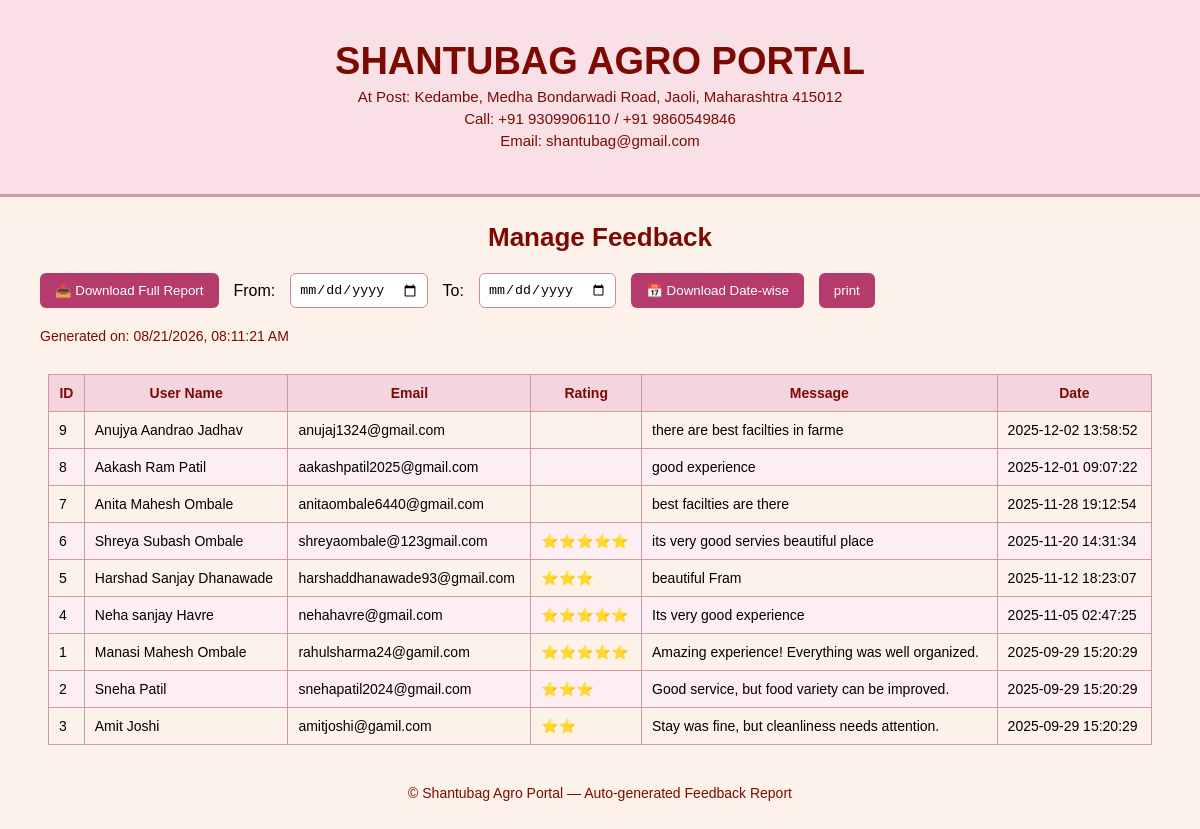
Page /admin_feedback.php on the committed database.
### tables this page shows
CREATE TABLE `feedback` (
  `id` int(11) NOT NULL,
  `name` varchar(100) NOT NULL,
  `email` varchar(150) NOT NULL,
  `subject` varchar(255) DEFAULT NULL,
  `rating` enum('Excellent','Good','Average','Poor') NOT NULL,
  `message` text NOT NULL,
  `created_at` timestamp NOT NULL DEFAULT current_timestamp()
);

### admin_feedback.php (the view, shortened to what this page needs)
<?php
$conn = new mysqli("localhost", "root", "", "shantubag_db", 3307);
$sql = "SELECT * FROM feedback ORDER BY created_at DESC";
$result = $conn->query($sql);
function ratingToStars($ratingText) {
    $map = ['Poor'=>1,'Average'=>2,'Good'=>3,'Very Good'=>4,'Excellent'=>5];
    return str_repeat('⭐', $map[$ratingText] ?? 0);
}
?>
<!DOCTYPE html>
<html lang="en">
<head>
</head>
<body>
<div class="header">
    <h1>SHANTUBAG AGRO PORTAL</h1>
    <p>At Post: Kedambe, Medha Bondarwadi Road, Jaoli, Maharashtra 415012</p>
    <p>Call: +91 9309906110 / +91 9860549846</p>
    <p>Email: shantubag@gmail.com</p>
</div>
<div class="title">Manage Feedback</div>
<div class="controls">
    <button class="btn" onclick="downloadPDF()">📥 Download Full Report</button>
    <label>From:</label>
    <input type="date" id="fromDate">
    <label>To:</label>
    <input type="date" id="toDate">
    <button class="btn" onclick="downloadDatePDF()">📅 Download Date-wise</button>
    <button class="btn" onclick="print()"> print</button>
</div>
<div class="info">
    Generated on: <?= date("m/d/Y, h:i:s A") ?>
</div>
<div class="table-container">
<table id="feedbackTable">
    <thead>
        <tr>
            <th>ID</th>
            <th>User Name</th>
            <th>Email</th>
            <th>Rating</th>
            <th>Message</th>
            <th>Date</th>
        </tr>
    </thead>
    <tbody>
        <?php while ($row = $result->fetch_assoc()) { ?>
            <tr>
                <td><?= $row["id"] ?></td>
                <td><?= htmlspecialchars($row["name"]) ?></td>
                <td><?= htmlspecialchars($row["email"]) ?></td>
                <td><?= ratingToStars($row["rating"]) ?></td>
                <td><?= nl2br(htmlspecialchars($row["message"])) ?></td>
                <td><?= $row["created_at"] ?></td>
            </tr>
        <?php } ?>
    </tbody>
</table>
</div>
<footer>© Shantubag Agro Portal — Auto-generated Feedback Report</footer>
</body>
</html>

### admin_feedback.php (style rules this page uses)
body { background: #fdf2e9; font-family: Arial, sans-serif; margin: 0; }
.header { background: #f8e0e6; padding: 40px; text-align: center; color: #7c0a02; border-bottom: 3px solid #d29aa6; }
.header h1 { margin: 0; font-size: 38px; font-weight: bold; }
.header p { margin: 5px 0; font-size: 15px; }
.title { text-align: center; font-size: 26px; margin-top: 25px; color: #7c0a02; font-weight: bold; }
.info { margin-left: 40px; margin-top: 20px; color: #7c0a02; font-size: 14px; }
.table-container { width: 92%; margin: 30px auto; }
table { width: 100%; border-collapse: collapse; font-size: 14px; }
th { background: #f3d4df; border: 1px solid #d09aa4; color: #7c0a02; padding: 10px; font-weight: bold; }
td { border: 1px solid #d09aa4; padding: 10px; }
tr:nth-child(even) { background: #fdeef4; }
footer { text-align: center; margin: 40px 0; color: #7c0a02; font-size: 14px; }
.controls { margin: 20px 40px; display: flex; gap: 15px; flex-wrap: wrap; align-items: center; }
input[type=date] { padding: 8px; border: 1px solid #c98b9a; border-radius: 6px; }
.btn { background: #b43b6b; color: white; padding: 10px 15px; border-radius: 6px; border: none; cursor: pointer; }

### rows in the picture
feedback: id "9", name "Anujya Aandrao Jadhav", email "anujaj1324@gmail.com", message "there are best facilties in farme", created_at "2025-12-02 13:58:52"
feedback: id "8", name "Aakash Ram Patil", email "aakashpatil2025@gmail.com", message "good experience", created_at "2025-12-01 09:07:22"
feedback: id "7", name "Anita Mahesh Ombale", email "anitaombale6440@gmail.com", message "best facilties are there", created_at "2025-11-28 19:12:54"
feedback: id "6", name "Shreya Subash Ombale", email "shreyaombale@123gmail.com", rating "⭐⭐⭐⭐⭐", message "its very good servies beautiful place", created_at "2025-11-20 14:31:34"
feedback: id "5", name "Harshad Sanjay Dhanawade", email "harshaddhanawade93@gmail.com", rating "⭐⭐⭐", message "beautiful Fram", created_at "2025-11-12 18:23:07"
feedback: id "4", name "Neha sanjay Havre", email "nehahavre@gmail.com", rating "⭐⭐⭐⭐⭐", message "Its very good experience", created_at "2025-11-05 02:47:25"
feedback: id "1", name "Manasi Mahesh Ombale", email "rahulsharma24@gamil.com", rating "⭐⭐⭐⭐⭐", message "Amazing experience! Everything was well organized.", created_at "2025-09-29 15:20:29"
feedback: id "2", name "Sneha Patil", email "snehapatil2024@gmail.com", rating "⭐⭐⭐", message "Good service, but food variety can be improved.", created_at "2025-09-29 15:20:29"
feedback: id "3", name "Amit Joshi", email "amitjoshi@gamil.com", rating "⭐⭐", message "Stay was fine, but cleanliness needs attention.", created_at "2025-09-29 15:20:29"
